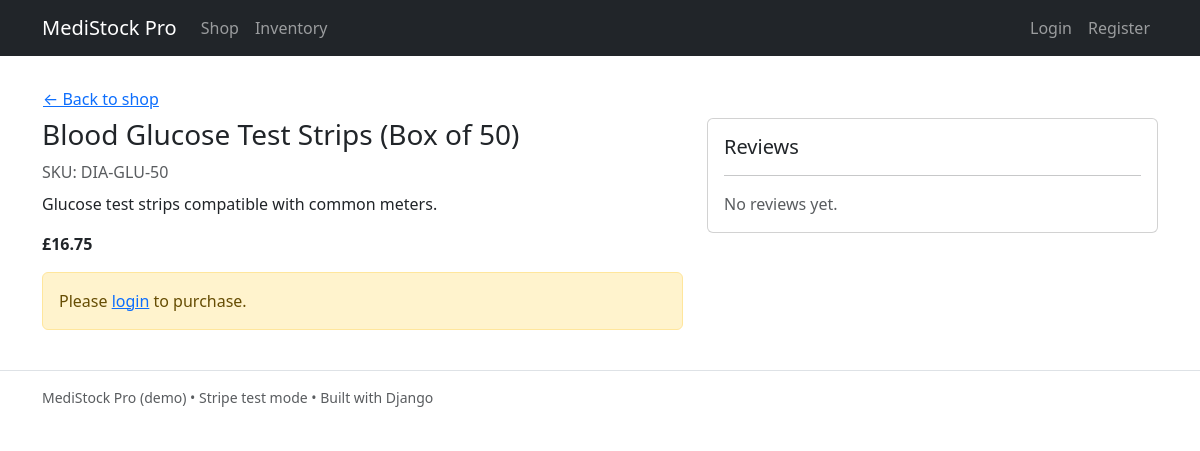
Page /product/503/ on the committed database.
### catalog/models.py (models this page shows, shortened)
class Product(models.Model):
    category = models.ForeignKey(Category, on_delete=models.SET_NULL, null=True, blank=True, related_name='products')
    name = models.CharField(max_length=150)
    sku = models.CharField(max_length=40, unique=True)
    description = models.TextField(blank=True)
    price_gbp = models.DecimalField(max_digits=8, decimal_places=2)
    is_active = models.BooleanField(default=True)

### catalog/views.py (the view)
# urls.py: path('product/<int:pk>/', views.product_detail, name='product_detail'),
def product_detail(request, pk):
    product = get_object_or_404(Product, pk=pk, is_active=True)
    return render(request, 'catalog/product_detail.html', {'product': product})

### config/context_processors.py (called while the page is built)
def project_settings(request):
    return {
        "STRIPE_PUBLIC_KEY": settings.STRIPE_PUBLIC_KEY,
        "DEBUG": settings.DEBUG,
    }

### templates/catalog/product_detail.html (shortened to what this page needs)
{% extends 'base.html' %}
{% block content %}
<a href="{% url 'catalog:product_list' %}" class="btn btn-link px-0">&larr; Back to shop</a>
<div class="row g-4">
  <div class="col-md-7">
    <h1 class="h3">{{ product.name }}</h1>
    <p class="text-muted mb-2">SKU: {{ product.sku }}</p>
    <p>{{ product.description|linebreaksbr }}</p>
    <div class="fw-semibold mb-3">£{{ product.price_gbp }}</div>
    {% if user.is_authenticated %}
      <form method="post" action="{% url 'cart:add_to_cart' product.pk %}" class="d-flex gap-2">
        {% csrf_token %}
        <input type="number" min="1" max="999" name="quantity" value="1" class="form-control" style="max-width:120px">
        <button class="btn btn-primary" type="submit">Add to cart</button>
      </form>
    {% else %}
      <div class="alert alert-warning">Please <a href="{% url 'accounts:login' %}">login</a> to purchase.</div>
    {% endif %}
  </div>
  <div class="col-md-5">
    <div class="card p-3">
      <div class="d-flex justify-content-between align-items-center">
        <h2 class="h5 m-0">Reviews</h2>
      </div>
      <hr>
      {% for r in product.reviews.all %}
        <div class="mb-3">
          <div class="small text-muted">{{ r.user.username }} • {{ r.created_at|date:"Y-m-d" }}</div>
          <div class="fw-semibold">{{ r.rating }}/5</div>
          <div>{{ r.comment|linebreaksbr }}</div>
          {% if user.is_authenticated and r.user_id == user.id %}
            <div class="mt-1">
              <a href="{% url 'reviews:edit_review' r.pk %}" class="btn btn-sm btn-outline-secondary">Edit</a>
              <a href="{% url 'reviews:delete_review' r.pk %}" class="btn btn-sm btn-outline-danger">Delete</a>
            </div>
          {% endif %}
        </div>
      {% empty %}
        <div class="text-muted">No reviews yet.</div>
      {% endfor %}
    </div>
  </div>
</div>
{% endblock %}

### rows in the picture
Product: name "Blood Glucose Test Strips (Box of 50)", sku "DIA-GLU-50", description "Glucose test strips compatible with common meters.", price_gbp "16.75"
